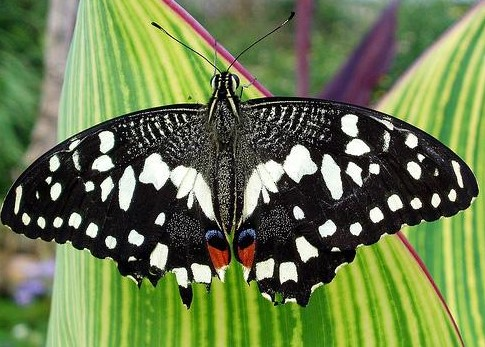
#> input picture dataset/butterfly.jpg, 485 x 347 px, found by its file name
$ python image_analysis.py
#> lines starting #> are read from the running program, lines starting #| are printed output that depends on the picture
import cv2
import os

# Paths
image_path = r"E:/AASTU PhD/Presentations/Year 1 Semester 2/ComputerVision/opencv_python_image_analysis/dataset/butterfly.jpg"
save_dir = r"E:/AASTU PhD/Presentations/Year 1 Semester 2/ComputerVision/opencv_python_image_analysis/results/"

# Make sure image exists
if not os.path.exists(image_path):
    print("Error: Image not found at", image_path)
    exit()

# Create results folder if it doesn't exist.
os.makedirs(save_dir, exist_ok=True)

# Load image
image = cv2.imread(image_path)
#> image is the input picture: shape (347, 485, 3); mean B, G, R 77.2, 122.7, 106.8
print("Image loaded successfully! Shape:", image.shape)
#| Image loaded successfully! Shape: (347, 485, 3)

# Save original image
original_save_path = os.path.join(save_dir, "butterfly_original.jpg")
cv2.imwrite(original_save_path, image)
print("Original image saved as:", original_save_path)

# Convert to grayscale and save
gray = cv2.cvtColor(image, cv2.COLOR_BGR2GRAY)
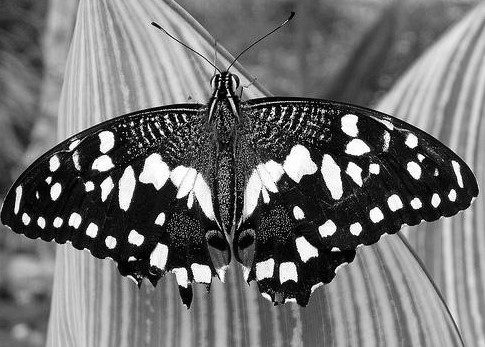
#> gray: shape (347, 485); min 0, max 255, mean 112.8
gray_save_path = os.path.join(save_dir, "butterfly_gray.jpg")
cv2.imwrite(gray_save_path, gray)
print("Grayscale image saved as:", gray_save_path)

# Apply Canny edge detection and save
edges = cv2.Canny(gray, 100, 200)
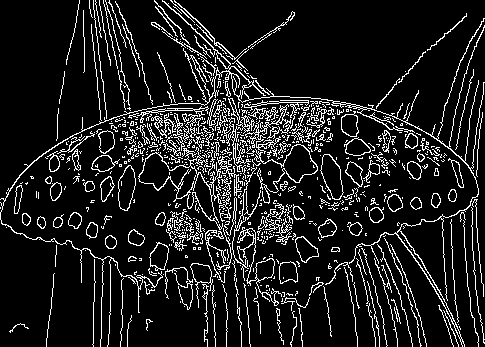
#> edges: shape (347, 485); 11.8% white in thin lines or dots
edges_save_path = os.path.join(save_dir, "butterfly_edges.jpg")
cv2.imwrite(edges_save_path, edges)
print("Edge-detected image saved as:", edges_save_path)

print("All processing done!")

$ run again, with dataset/HappyFish.jpg copied over dataset/butterfly.jpg
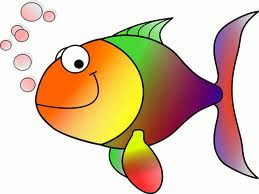
#> input picture dataset/HappyFish.jpg, 259 x 194 px, found by its file name
#> image is the input picture: shape (194, 259, 3); mean B, G, R 170.8, 196.4, 219.3
#| Image loaded successfully! Shape: (194, 259, 3)
#> `gray = cv2.cvtColor(image, cv2.COLOR_BGR2GRAY)`:
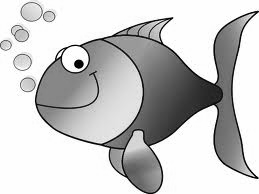
#> gray: shape (194, 259); min 0, max 255, mean 200.4
#> `edges = cv2.Canny(gray, 100, 200)`:
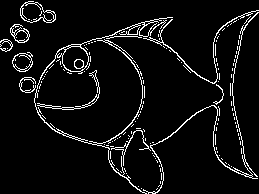
#> edges: shape (194, 259); 6.1% white in thin lines or dots
